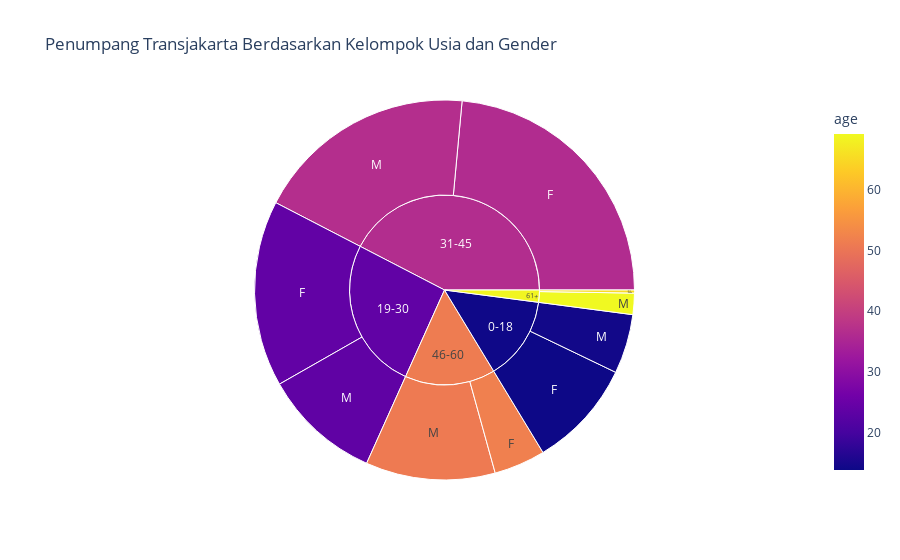

The notebook cell this image was saved under:
### Markdown cell above
Dari visualisasi penumpang TransJakarta berdasarkan usia di atas kita dapat mengetahui:

- Penumpang TransJakarta didominasi oleh *wanita* dengan segmentasi usia dewasa. (25-45 tahun)
- Berdasarkan usia penumpang, durasi perjalanan tertinggi ada pada penumpang lansia.
- Temuan ini berpotensi untuk penyediaan **jalur prioritas** atau **dukungan tambahan** bagi segmen lansia agar dapat membantu durasi perjalanan yang mereka tempuh.

### Code cell
import plotly.express as px

age_bins = [0, 18, 30, 45, 60, 100]
age_labels = ['0-18', '19-30', '31-45', '46-60', '61+']
df['age_group'] = pd.cut(df['age'], bins=age_bins, labels=age_labels, right=False)

fig = px.sunburst(df, path=['age_group', 'payCardSex'], color='age',
                   title='Penumpang Transjakarta Berdasarkan Kelompok Usia dan Gender')
fig.show()

### Figure 1 — Plotly figure (JSON) as saved in the notebook; plotly's stock layout.template omitted (floating-point values rounded to 4 significant figures)
{"data": [{"branchvalues": "total", "customdata": [[14.32], [23.9], [36.23], [51.85], [36.73], [50.98], [23.64], [13.8], [69.23], [65.46], [13.99], [23.8], [36.45], [51.23], [68.75]], "domain": {"x": [0, 1], "y": [0, 1]}, "hovertemplate": "labels=%{label}<br>count=%{value}<br>parent=%{parent}<br>id=%{id}<br>age=%{color}<extra></extra>", "ids": ["0-18/M", "19-30/F", "31-45/F", "46-60/F", "31-45/M", "46-60/M", "19-30/M", "0-18/F", "61+/M", "61+/F", "0-18", "19-30", "31-45", "46-60", "61+"], "labels": ["M", "F", "F", "F", "M", "M", "M", "F", "M", "F", "0-18", "19-30", "31-45", "46-60", "61+"], "marker": {"coloraxis": "coloraxis", "colors": [14.32, 23.9, 36.23, 51.85, 36.73, 50.98, 23.64, 13.8, 69.23, 65.46, 13.99, 23.8, 36.45, 51.23, 68.75]}, "name": "", "parents": ["0-18", "19-30", "31-45", "46-60", "31-45", "46-60", "19-30", "0-18", "61+", "61+", "", "", "", "", ""], "type": "sunburst", "values": [1907, 5973, 8864, 1647, 7113, 4155, 3779, 3464, 683, 98, 5371, 9752, 15977, 5802, 781]}], "layout": {"coloraxis": {"colorbar": {"title": {"text": "age"}}, "colorscale": [[0, "#0d0887"], [0.1111, "#46039f"], [0.2222, "#7201a8"], [0.3333, "#9c179e"], [0.4444, "#bd3786"], [0.5556, "#d8576b"], [0.6667, "#ed7953"], [0.7778, "#fb9f3a"], [0.8889, "#fdca26"], [1, "#f0f921"]]}, "legend": {"tracegroupgap": 0}, "title": {"text": "Penumpang Transjakarta Berdasarkan Kelompok Usia dan Gender"}}}
